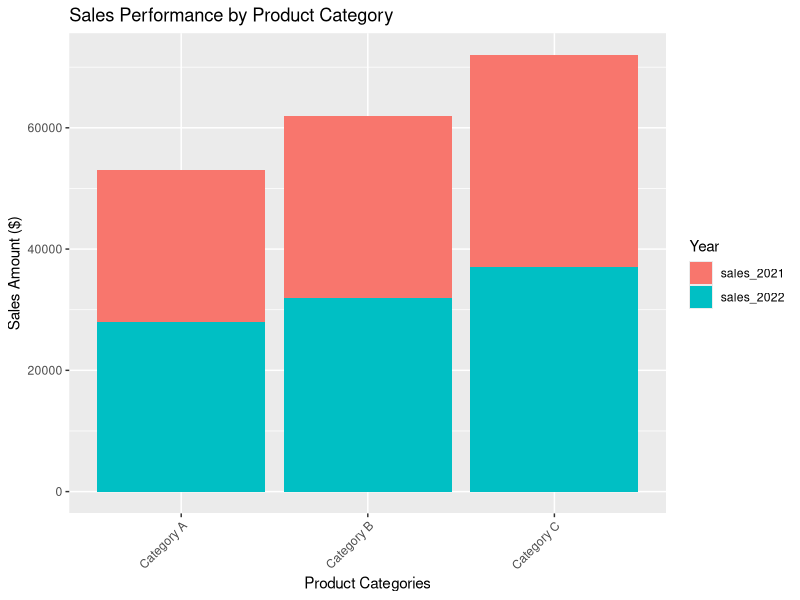

Reproduce this figure in R.
# Sample data for sales performance by product category for two different years
categories <- c('Category A', 'Category B', 'Category C')
sales_2021 <- c(25000, 30000, 35000)
sales_2022 <- c(28000, 32000, 37000)

# Create data frame
sales_data <- data.frame(categories, sales_2021, sales_2022)

# Load ggplot2 library
library(ggplot2)

# Melt the data frame for ggplot2
sales_data <- reshape2::melt(sales_data, id.vars = "categories")

# Create the stacked bar chart
ggplot(sales_data, aes(x=categories, y=value, fill=variable)) +
  geom_bar(stat="identity", position="stack") +
  labs(title="Sales Performance by Product Category",
       x="Product Categories",
       y="Sales Amount ($)",
       fill="Year") +
  theme(axis.text.x = element_text(angle = 45, hjust = 1))
